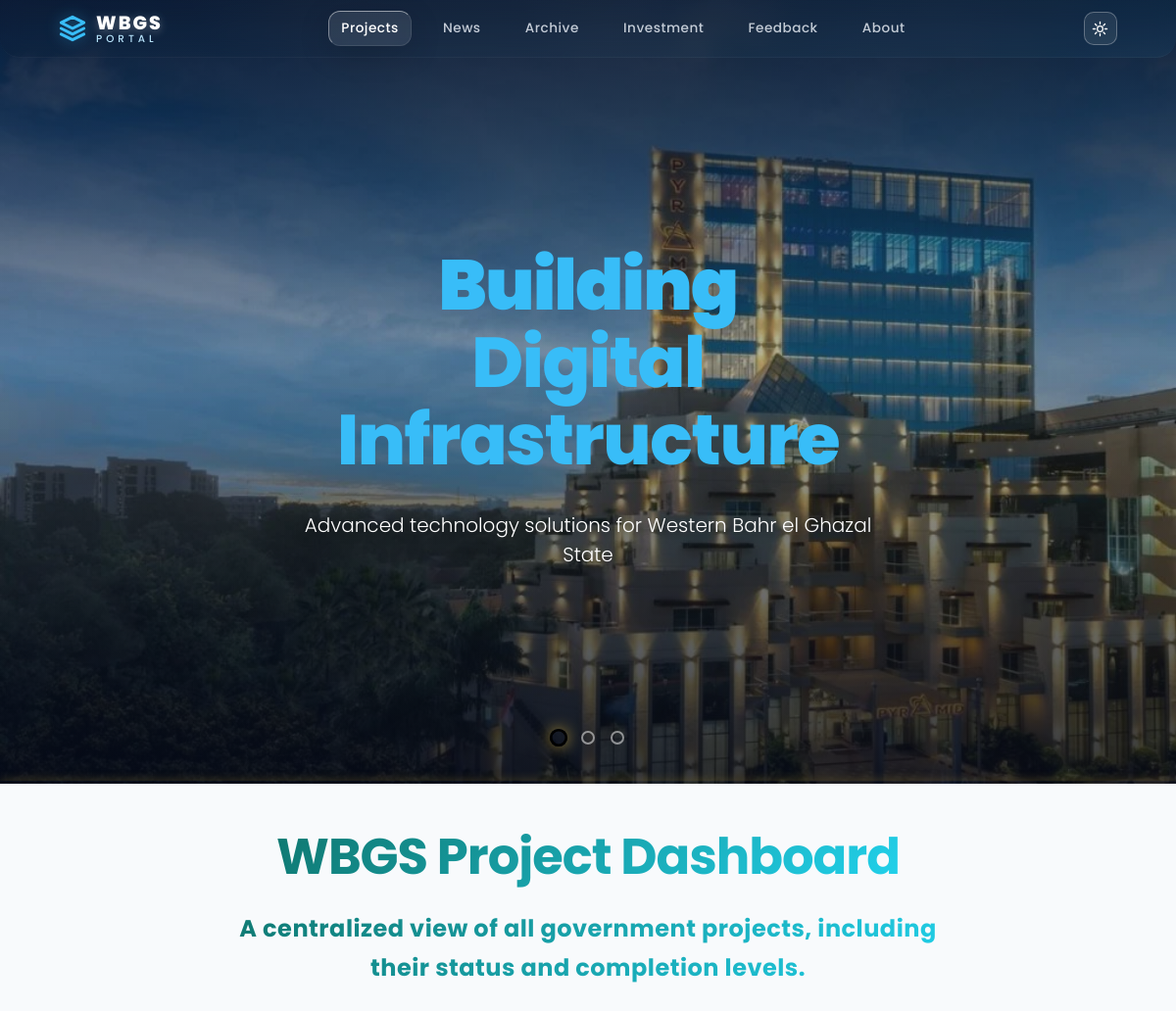
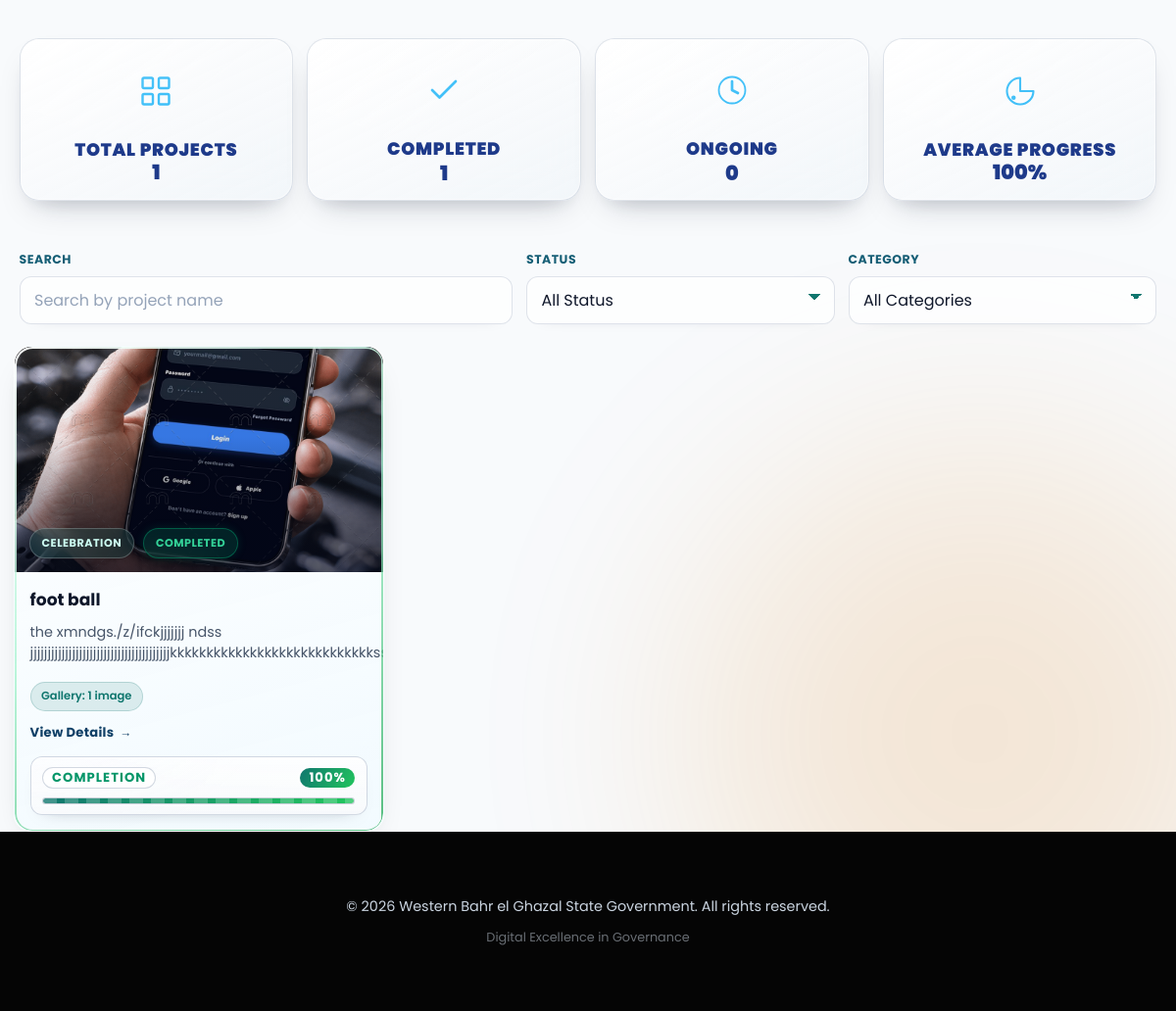
The page / on the database its author committed (2 pictures, top to bottom).
### wau/models.py (models this page shows, shortened)
class Project(models.Model):
    STATUS_CHOICES = [
        ('Planned', 'Planned'),
        ('Ongoing', 'Ongoing'),
        ('Completed', 'Completed'),
    ]
    title = models.CharField(max_length=200)
    category = models.CharField(max_length=100)
    status = models.CharField(max_length=20, choices=STATUS_CHOICES, default='Planned')
    progress = models.IntegerField(
        default=0,
        validators=[MinValueValidator(0), MaxValueValidator(100)]
    )
    description = models.TextField()
    image = models.ImageField(upload_to='projects/', blank=True, null=True)
    cover_media_type = models.CharField(max_length=20, default='image')
    created_at = models.DateTimeField(auto_now_add=True)
    updated_at = models.DateTimeField(auto_now=True)

### wau/views.py (the view)
# urls.py: path('', views.home, name='home'),
def home(request):
    return _render_projects_dashboard(request)

### templates/projects.html (shortened to what this page needs)
{% extends 'base.html' %}
{% load static %}
{% block body_class %}projects-page{% endblock %}
{% block content %}
<div class="page-wrapper projects-wrapper light-theme">
    <div class="bg-glow bg-glow-gold"></div>
    <div class="container section relative-z">
        <section class="hero projects-hero projects-header-animate">
            <div class="carousel-container" id="carouselContainer" aria-label="Hero carousel">
                <div class="carousel-slide carousel-slide-active" data-index="0" style="background-image: url('{% static 'images/image1.webp' %}')">
                    <div class="carousel-overlay"></div>
                    <div class="carousel-text-content">
                        <h1 class="carousel-title">Building <span class="text-gradient">Digital Infrastructure</span></h1>
                        <p class="carousel-subtitle">Advanced technology solutions for Western Bahr el Ghazal State</p>
                    </div>
                </div>
                <div class="carousel-controls">
                    <button class="carousel-dot" data-slide="0" aria-label="Go to slide 1" aria-current="true"></button>
                    <button class="carousel-dot" data-slide="1" aria-label="Go to slide 2"></button>
                    <button class="carousel-dot" data-slide="2" aria-label="Go to slide 3"></button>
                </div>
                <div class="carousel-progress" id="carouselProgress"></div>
            </div>
            <div class="hero-content projects-hero-content"></div>
        </section>
        <section class="projects-dashboard-intro premium-header projects-header-animate">
            <h2 class="page-title glow-text projects-heading">WBGS Project Dashboard</h2>
            <p class="text-muted subtitle-glow projects-subtext">A centralized view of all government projects, including their status and completion levels.</p>
        </section>
        <div class="projects-summary-bar" aria-label="Project summary">
            <div class="summary-item summary-total">
                <span class="summary-icon" aria-hidden="true">
                </span>
                <span class="summary-label">Total Projects</span>
                <strong class="summary-value">{{ project_stats.total }}</strong>
            </div>
            <div class="summary-item summary-completed">
                <span class="summary-icon" aria-hidden="true">
                    <svg viewBox="0 0 24 24" fill="none" xmlns="http://www.w3.org/2000/svg" aria-hidden="true">
                        <path d="M20 6L9 17l-5-5" stroke="currentColor" stroke-width="1.8" stroke-linecap="round" stroke-linejoin="round"/>
                    </svg>
                </span>
                <span class="summary-label">Completed</span>
                <strong class="summary-value">{{ project_stats.completed }}</strong>
            </div>
            <div class="summary-item summary-ongoing">
                <span class="summary-icon" aria-hidden="true">
                </span>
                <span class="summary-label">Ongoing</span>
                <strong class="summary-value">{{ project_stats.ongoing }}</strong>
            </div>
            <div class="summary-item summary-average">
                <span class="summary-icon" aria-hidden="true">
                    <svg viewBox="0 0 24 24" fill="none" xmlns="http://www.w3.org/2000/svg" aria-hidden="true">
                        <path d="M21 12A9 9 0 1112 3v9h9z" stroke="currentColor" stroke-width="1.4" stroke-linecap="round" stroke-linejoin="round"/>
                        <circle cx="7.5" cy="16.5" r="1.5" fill="currentColor"/>
                    </svg>
                </span>
                <span class="summary-label">Average Progress</span>
                <strong class="summary-value">{{ project_stats.average_progress }}%</strong>
            </div>
        </div>
        <div class="projects-tools" aria-label="Filter projects">
            <label class="projects-search-wrap">
                <span class="projects-control-label">Search</span>
                <input id="projectSearch" class="projects-search" type="search" placeholder="Search by project name" aria-label="Search projects by name" list="projectNameSuggestions" autocomplete="off">
            </label>
            <label class="projects-select-wrap">
                <span class="projects-control-label">Status</span>
                <select id="statusFilter" class="projects-select" aria-label="Filter by project status">
                    <option value="all">All Status</option>
                </select>
            </label>
            <label class="projects-select-wrap">
                <span class="projects-control-label">Category</span>
                <select id="categoryFilter" class="projects-select" aria-label="Filter by project category">
                    <option value="all">All Categories</option>
                </select>
            </label>
        </div>
        {% if projects %}
        <div class="projects-grid premium-grid">
            {% for project in projects %}
            <div class="project-card glass-card" data-title="{{ project.title|lower }}" data-status="{{ project.status|lower }}" data-category="{{ project.category|lower }}">
                <a class="project-card-link" href="{% url 'project_detail' project.pk %}" aria-label="Open details for {{ project.title }}"></a>
                <div class="project-image-container">
                    {% if project.image %}
                        <img src="{{ project.image.url }}" alt="{{ project.title }}" class="project-image-parallax" loading="lazy">
                    {% else %}
                        <div class="placeholder-img-premium">
                            <div class="placeholder-pattern"></div>
                        </div>
                    {% endif %}
                    <div class="project-overlay"></div>
                    <div class="badges-container">
                        <span class="badge premium-category-badge">{{ project.category }}</span>
                        <span class="badge premium-status-badge status-{{ project.status|lower }}">{{ project.status }}</span>
                    </div>
                </div>
                <div class="project-content premium-content">
                    <h3 class="project-title">{{ project.title }}</h3>
                    <p class="description">{{ project.description|truncatewords:18 }}</p>
                    <div class="project-gallery-meta">
                        <span class="gallery-pill">
                            Gallery: {{ project.images.count|add:"1" }} image{{ project.images.count|add:"1"|pluralize }}
                        </span>
                    </div>
                    <div class="project-actions">
                        <span class="project-action-hint">View Details</span>
                    </div>
                    <div class="progress-wrapper status-{{ project.status|lower }}">
                        <div class="progress-meta">
                            <span class="progress-label">Completion</span>
                            <span class="progress-value">{{ project.progress }}%</span>
                        </div>
                        <div class="progress-track">
                            <div class="progress-fill glow-fill" style="width: {{ project.progress }}%;"></div>
                        </div>
                    </div>
                </div>
            </div>
            {% endfor %}
        </div>
        {% endif %}
    </div>
</div>
{% endblock %}

### templates/base.html (shortened to what this page needs)
{% load static %}
<!DOCTYPE html>
<html lang="en">
<head>
    <link rel="stylesheet" href="{% static 'css/styles.css' %}?v=20260507-1">
</head>
<body class="{% block body_class %}{% endblock %}">
    <nav id="mainNav">
        <a href="{% url 'home' %}" class="logo">
            <svg class="logo-icon" viewBox="0 0 24 24" fill="none" stroke="currentColor">
                <path stroke-linecap="round" stroke-linejoin="round" stroke-width="2.5" d="M12 2L2 7l10 5 10-5-10-5zM2 17l10 5 10-5M2 12l10 5 10-5" />
            </svg>
            <div class="logo-text">
                <span class="logo-main">WBGS</span>
                <span class="logo-sub">PORTAL</span>
            </div>
        </a>
        <div class="nav-links">
            <a href="{% url 'home' %}">Projects</a>
            <a href="/news">News</a>
            <a href="/archive">Archive</a>
            <a href="/investment">Investment</a>
            <a href="/feedback">Feedback</a>
            <a href="/about">About</a>
        </div>
        <div class="nav-controls">
            <button id="themeToggleBtn" class="theme-toggle-btn" type="button" aria-label="Switch to dark mode" title="Toggle theme">
            </button>
        </div>
    </nav>
    <main>
        {% block content %}{% endblock %}
    </main>
    <footer>
        <p>&copy; 2026 Western Bahr el Ghazal State Government. All rights reserved.</p>
        <p style="margin-top: 10px; opacity: 0.5; font-size: 0.8rem;">Digital Excellence in Governance</p>
    </footer>
</body>
</html>

### rows shown on the page
Project: image (picture), category "CELEBRATION", status "COMPLETED", title "foot ball", description "the xmndgs./z/ifckjjjjjjj ndss…", images.count|add "1", progress "100"

### other values the page prints
{{ project_stats.total }} "1"
{{ project_stats.completed }} "1"
{{ project_stats.ongoing }} "0"
{{ project_stats.average_progress }} "100"
